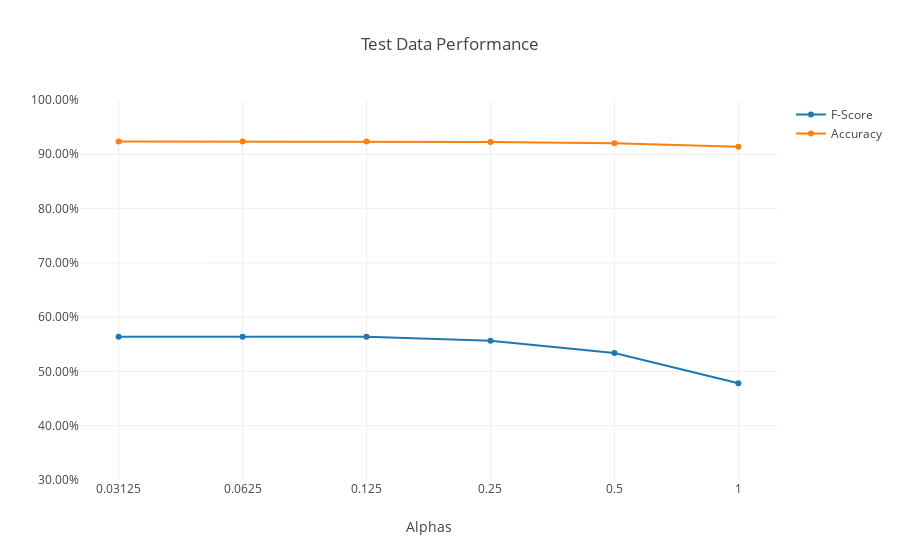

Notebook code cell kept with this figure:
### Code cell
trace1 = go.Scatter( x = alphas, y = Test_Fscores, name = "F-Score") #Line Plot for F-Score in Test Data

trace2 = go.Scatter( x = alphas, y = Test_Accuracy, name = "Accuracy") #Line Plot for Accuracy in Test Data

# Customize Layout
layout = go.Layout( title="Test Data Performance",
                    xaxis=dict( title="Alphas", type= "category"),
                    yaxis=dict(range=[0.3,1],tickformat=".2%"))

fig=dict(data=[trace1,trace2],layout=layout)
iplot(fig)

### Figure 1 — Plotly figure (JSON) as saved in the notebook; plotly's stock layout.template omitted (floating-point values rounded to 4 significant figures)
{"data": [{"name": "F-Score", "type": "scatter", "x": [0.03125, 0.0625, 0.125, 0.25, 0.5, 1], "y": [0.5641, 0.5641, 0.5641, 0.5567, 0.534, 0.4783]}, {"name": "Accuracy", "type": "scatter", "x": [0.03125, 0.0625, 0.125, 0.25, 0.5, 1], "y": [0.9237, 0.9237, 0.9237, 0.9228, 0.9201, 0.9138]}], "layout": {"title": "Test Data Performance", "xaxis": {"title": "Alphas", "type": "category"}, "yaxis": {"range": [0.3, 1], "tickformat": ".2%"}}}
